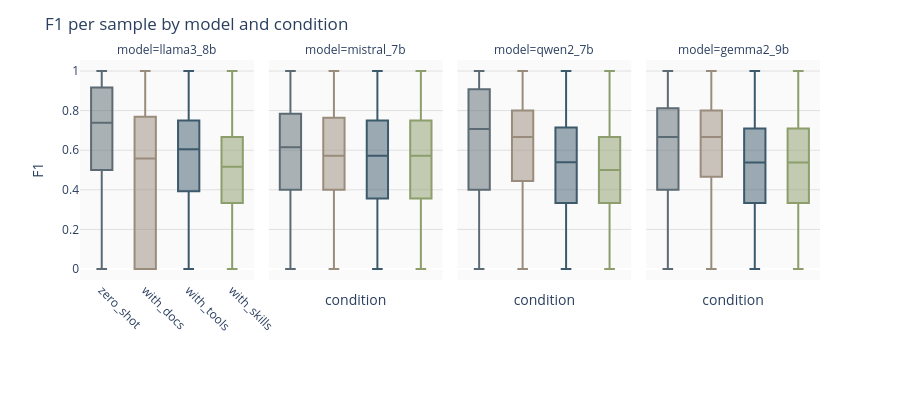

The notebook cell saved with this chart:
### Markdown cell above
#### Per-item F1 distribution

Distribution of F1 per sample by model and condition (median and spread are in the summary table above).

### Code cell
# Per-item F1: box by model x condition (palette matches CONDITION_COLORS elsewhere)
import plotly.express as px

condition_colors = {
    "zero_shot": "#5C6B73",
    "with_docs": "#9A8C7D",
    "with_tools": "#3D5A6C",
    "with_skills": "#8B9E6B",
}
condition_order = ["zero_shot", "with_docs", "with_tools", "with_skills"]
fig = px.box(
    df_results,
    x="condition",
    y="f1",
    color="condition",
    facet_col="model",
    color_discrete_map=condition_colors,
    category_orders={"condition": condition_order},
)
fig.update_layout(
    title="F1 per sample by model and condition",
    yaxis_title="F1",
    xaxis_title="",
    showlegend=False,
    height=400,
    plot_bgcolor="#fafafa",
    paper_bgcolor="white",
    margin=dict(b=120),
)
fig.update_xaxes(tickangle=45)
# Show condition labels only on first column (avoid repeating on every model facet)
n_cols = sum(1 for k in fig.layout if isinstance(k, str) and k.startswith("xaxis"))
for i in range(2, n_cols + 1):
    key = f"xaxis{i}"
    if key in fig.layout:
        fig.layout[key].showticklabels = False
fig.update_yaxes(showgrid=True, gridcolor="#e0e0e0")
# Match Per-Item F1 Improvement: same background on every facet (px uses default blue otherwise)
for attr in list(fig.layout):
    if attr.startswith("xaxis") and hasattr(fig.layout[attr], "plot_bgcolor"):
        fig.layout[attr].update(plot_bgcolor="#fafafa")
fig.show(renderer="svg", config=dict(toImageButtonOptions=dict(scale=300 / 96)))

### Figure 1 — Plotly figure (JSON) as saved in the notebook; plotly's stock layout.template omitted (floating-point values rounded to 4 significant figures; data arrays with more than 128 entries replaced by an {"elided": "..."} marker saying what was removed)
{"data": [{"alignmentgroup": "True", "hovertemplate": "condition=%{x}<br>model=llama3_8b<br>f1=%{y}<extra></extra>", "legendgroup": "zero_shot", "marker": {"color": "#5C6B73"}, "name": "zero_shot", "notched": false, "offsetgroup": "zero_shot", "orientation": "v", "showlegend": true, "x": {"elided": "200 str values"}, "x0": " ", "xaxis": "x", "y": {"elided": "200 float values"}, "y0": " ", "yaxis": "y", "type": "box"}, {"alignmentgroup": "True", "hovertemplate": "condition=%{x}<br>model=mistral_7b<br>f1=%{y}<extra></extra>", "legendgroup": "zero_shot", "marker": {"color": "#5C6B73"}, "name": "zero_shot", "notched": false, "offsetgroup": "zero_shot", "orientation": "v", "showlegend": false, "x": {"elided": "200 str values"}, "x0": " ", "xaxis": "x2", "y": {"elided": "200 float values"}, "y0": " ", "yaxis": "y2", "type": "box"}, {"alignmentgroup": "True", "hovertemplate": "condition=%{x}<br>model=qwen2_7b<br>f1=%{y}<extra></extra>", "legendgroup": "zero_shot", "marker": {"color": "#5C6B73"}, "name": "zero_shot", "notched": false, "offsetgroup": "zero_shot", "orientation": "v", "showlegend": false, "x": {"elided": "200 str values"}, "x0": " ", "xaxis": "x3", "y": {"elided": "200 float values"}, "y0": " ", "yaxis": "y3", "type": "box"}, {"alignmentgroup": "True", "hovertemplate": "condition=%{x}<br>model=gemma2_9b<br>f1=%{y}<extra></extra>", "legendgroup": "zero_shot", "marker": {"color": "#5C6B73"}, "name": "zero_shot", "notched": false, "offsetgroup": "zero_shot", "orientation": "v", "showlegend": false, "x": {"elided": "200 str values"}, "x0": " ", "xaxis": "x4", "y": {"elided": "200 float values"}, "y0": " ", "yaxis": "y4", "type": "box"}, {"alignmentgroup": "True", "hovertemplate": "condition=%{x}<br>model=llama3_8b<br>f1=%{y}<extra></extra>", "legendgroup": "with_docs", "marker": {"color": "#9A8C7D"}, "name": "with_docs", "notched": false, "offsetgroup": "with_docs", "orientation": "v", "showlegend": true, "x": {"elided": "200 str values"}, "x0": " ", "xaxis": "x", "y": {"elided": "200 float values"}, "y0": " ", "yaxis": "y", "type": "box"}, {"alignmentgroup": "True", "hovertemplate": "condition=%{x}<br>model=mistral_7b<br>f1=%{y}<extra></extra>", "legendgroup": "with_docs", "marker": {"color": "#9A8C7D"}, "name": "with_docs", "notched": false, "offsetgroup": "with_docs", "orientation": "v", "showlegend": false, "x": {"elided": "200 str values"}, "x0": " ", "xaxis": "x2", "y": {"elided": "200 float values"}, "y0": " ", "yaxis": "y2", "type": "box"}, {"alignmentgroup": "True", "hovertemplate": "condition=%{x}<br>model=qwen2_7b<br>f1=%{y}<extra></extra>", "legendgroup": "with_docs", "marker": {"color": "#9A8C7D"}, "name": "with_docs", "notched": false, "offsetgroup": "with_docs", "orientation": "v", "showlegend": false, "x": {"elided": "200 str values"}, "x0": " ", "xaxis": "x3", "y": {"elided": "200 float values"}, "y0": " ", "yaxis": "y3", "type": "box"}, {"alignmentgroup": "True", "hovertemplate": "condition=%{x}<br>model=gemma2_9b<br>f1=%{y}<extra></extra>", "legendgroup": "with_docs", "marker": {"color": "#9A8C7D"}, "name": "with_docs", "notched": false, "offsetgroup": "with_docs", "orientation": "v", "showlegend": false, "x": {"elided": "200 str values"}, "x0": " ", "xaxis": "x4", "y": {"elided": "200 float values"}, "y0": " ", "yaxis": "y4", "type": "box"}, {"alignmentgroup": "True", "hovertemplate": "condition=%{x}<br>model=llama3_8b<br>f1=%{y}<extra></extra>", "legendgroup": "with_tools", "marker": {"color": "#3D5A6C"}, "name": "with_tools", "notched": false, "offsetgroup": "with_tools", "orientation": "v", "showlegend": true, "x": {"elided": "200 str values"}, "x0": " ", "xaxis": "x", "y": {"elided": "200 float values"}, "y0": " ", "yaxis": "y", "type": "box"}, {"alignmentgroup": "True", "hovertemplate": "condition=%{x}<br>model=mistral_7b<br>f1=%{y}<extra></extra>", "legendgroup": "with_tools", "marker": {"color": "#3D5A6C"}, "name": "with_tools", "notched": false, "offsetgroup": "with_tools", "orientation": "v", "showlegend": false, "x": {"elided": "200 str values"}, "x0": " ", "xaxis": "x2", "y": {"elided": "200 float values"}, "y0": " ", "yaxis": "y2", "type": "box"}, {"alignmentgroup": "True", "hovertemplate": "condition=%{x}<br>model=qwen2_7b<br>f1=%{y}<extra></extra>", "legendgroup": "with_tools", "marker": {"color": "#3D5A6C"}, "name": "with_tools", "notched": false, "offsetgroup": "with_tools", "orientation": "v", "showlegend": false, "x": {"elided": "200 str values"}, "x0": " ", "xaxis": "x3", "y": {"elided": "200 float values"}, "y0": " ", "yaxis": "y3", "type": "box"}, {"alignmentgroup": "True", "hovertemplate": "condition=%{x}<br>model=gemma2_9b<br>f1=%{y}<extra></extra>", "legendgroup": "with_tools", "marker": {"color": "#3D5A6C"}, "name": "with_tools", "notched": false, "offsetgroup": "with_tools", "orientation": "v", "showlegend": false, "x": {"elided": "200 str values"}, "x0": " ", "xaxis": "x4", "y": {"elided": "200 float values"}, "y0": " ", "yaxis": "y4", "type": "box"}, {"alignmentgroup": "True", "hovertemplate": "condition=%{x}<br>model=llama3_8b<br>f1=%{y}<extra></extra>", "legendgroup": "with_skills", "marker": {"color": "#8B9E6B"}, "name": "with_skills", "notched": false, "offsetgroup": "with_skills", "orientation": "v", "showlegend": true, "x": {"elided": "200 str values"}, "x0": " ", "xaxis": "x", "y": {"elided": "200 float values"}, "y0": " ", "yaxis": "y", "type": "box"}, {"alignmentgroup": "True", "hovertemplate": "condition=%{x}<br>model=mistral_7b<br>f1=%{y}<extra></extra>", "legendgroup": "with_skills", "marker": {"color": "#8B9E6B"}, "name": "with_skills", "notched": false, "offsetgroup": "with_skills", "orientation": "v", "showlegend": false, "x": {"elided": "200 str values"}, "x0": " ", "xaxis": "x2", "y": {"elided": "200 float values"}, "y0": " ", "yaxis": "y2", "type": "box"}, {"alignmentgroup": "True", "hovertemplate": "condition=%{x}<br>model=qwen2_7b<br>f1=%{y}<extra></extra>", "legendgroup": "with_skills", "marker": {"color": "#8B9E6B"}, "name": "with_skills", "notched": false, "offsetgroup": "with_skills", "orientation": "v", "showlegend": false, "x": {"elided": "200 str values"}, "x0": " ", "xaxis": "x3", "y": {"elided": "200 float values"}, "y0": " ", "yaxis": "y3", "type": "box"}, {"alignmentgroup": "True", "hovertemplate": "condition=%{x}<br>model=gemma2_9b<br>f1=%{y}<extra></extra>", "legendgroup": "with_skills", "marker": {"color": "#8B9E6B"}, "name": "with_skills", "notched": false, "offsetgroup": "with_skills", "orientation": "v", "showlegend": false, "x": {"elided": "200 str values"}, "x0": " ", "xaxis": "x4", "y": {"elided": "200 float values"}, "y0": " ", "yaxis": "y4", "type": "box"}], "layout": {"xaxis": {"anchor": "y", "domain": [0.0, 0.235], "title": {"text": ""}, "categoryorder": "array", "categoryarray": ["zero_shot", "with_docs", "with_tools", "with_skills"], "tickangle": 45}, "yaxis": {"anchor": "x", "domain": [0.0, 1.0], "title": {"text": "F1"}, "showgrid": true, "gridcolor": "#e0e0e0"}, "xaxis2": {"anchor": "y2", "domain": [0.255, 0.49], "matches": "x", "title": {"text": "condition"}, "categoryorder": "array", "categoryarray": ["zero_shot", "with_docs", "with_tools", "with_skills"], "tickangle": 45, "showticklabels": false}, "yaxis2": {"anchor": "x2", "domain": [0.0, 1.0], "matches": "y", "showticklabels": false, "showgrid": true, "gridcolor": "#e0e0e0"}, "xaxis3": {"anchor": "y3", "domain": [0.51, 0.745], "matches": "x", "title": {"text": "condition"}, "categoryorder": "array", "categoryarray": ["zero_shot", "with_docs", "with_tools", "with_skills"], "tickangle": 45, "showticklabels": false}, "yaxis3": {"anchor": "x3", "domain": [0.0, 1.0], "matches": "y", "showticklabels": false, "showgrid": true, "gridcolor": "#e0e0e0"}, "xaxis4": {"anchor": "y4", "domain": [0.765, 1.0], "matches": "x", "title": {"text": "condition"}, "categoryorder": "array", "categoryarray": ["zero_shot", "with_docs", "with_tools", "with_skills"], "tickangle": 45, "showticklabels": false}, "yaxis4": {"anchor": "x4", "domain": [0.0, 1.0], "matches": "y", "showticklabels": false, "showgrid": true, "gridcolor": "#e0e0e0"}, "annotations": [{"font": {}, "showarrow": false, "text": "model=llama3_8b", "x": 0.1175, "xanchor": "center", "xref": "paper", "y": 1.0, "yanchor": "bottom", "yref": "paper"}, {"font": {}, "showarrow": false, "text": "model=mistral_7b", "x": 0.3725, "xanchor": "center", "xref": "paper", "y": 1.0, "yanchor": "bottom", "yref": "paper"}, {"font": {}, "showarrow": false, "text": "model=qwen2_7b", "x": 0.6275, "xanchor": "center", "xref": "paper", "y": 1.0, "yanchor": "bottom", "yref": "paper"}, {"font": {}, "showarrow": false, "text": "model=gemma2_9b", "x": 0.8825, "xanchor": "center", "xref": "paper", "y": 1.0, "yanchor": "bottom", "yref": "paper"}], "legend": {"title": {"text": "condition"}, "tracegroupgap": 0}, "margin": {"t": 60, "b": 120}, "boxmode": "overlay", "title": {"text": "F1 per sample by model and condition"}, "showlegend": false, "height": 400, "plot_bgcolor": "#fafafa", "paper_bgcolor": "white"}}
